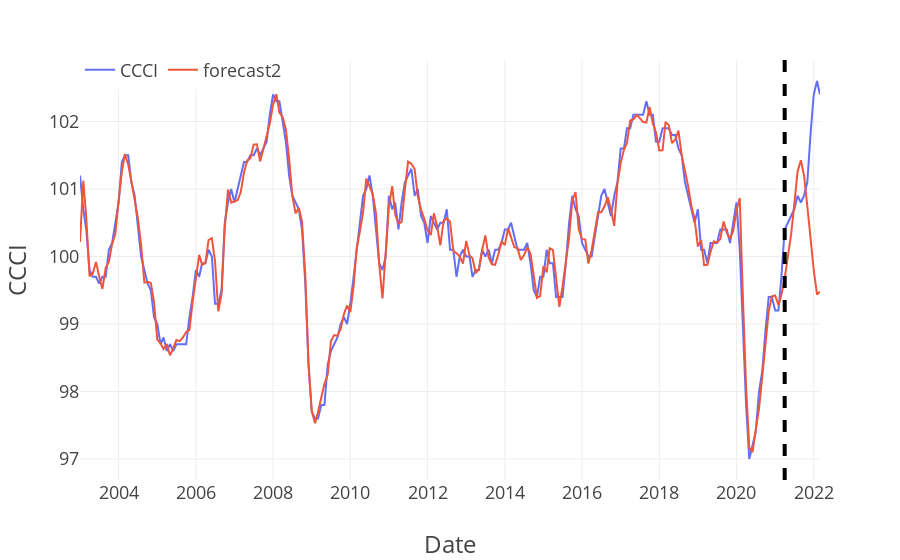

Here is the notebook cell this chart was saved with:
### Code cell
fig = px.line(df_out2, labels=dict(Date="Date", value=target))
fig.add_vline(x=test_start, line_width=4, line_dash="dash")
fig.update_layout(
    template=plot_template, legend=dict(orientation='h', y=1.02, title_text="")
)
fig.show()

### Figure 1 — Plotly figure (JSON) as saved in the notebook; plotly's stock layout.template omitted (floating-point values rounded to 4 significant figures; data arrays with more than 128 entries replaced by an {"elided": "..."} marker saying what was removed)
{"data": [{"hovertemplate": "variable=CCCI<br>Date=%{x}<br>CCCI=%{y}<extra></extra>", "legendgroup": "CCCI", "line": {"color": "#636efa", "dash": "solid"}, "marker": {"symbol": "circle"}, "mode": "lines", "name": "CCCI", "orientation": "v", "showlegend": true, "type": "scatter", "x": {"elided": "231 str values"}, "xaxis": "x", "y": {"elided": "231 float values"}, "yaxis": "y"}, {"hovertemplate": "variable=forecast2<br>Date=%{x}<br>CCCI=%{y}<extra></extra>", "legendgroup": "forecast2", "line": {"color": "#EF553B", "dash": "solid"}, "marker": {"symbol": "circle"}, "mode": "lines", "name": "forecast2", "orientation": "v", "showlegend": true, "type": "scatter", "x": {"elided": "231 str values"}, "xaxis": "x", "y": {"elided": "231 float values"}, "yaxis": "y"}], "layout": {"legend": {"orientation": "h", "title": {"text": ""}, "tracegroupgap": 0, "y": 1.02}, "margin": {"t": 60}, "shapes": [{"line": {"dash": "dash", "width": 4}, "type": "line", "x0": "2021-04-01", "x1": "2021-04-01", "xref": "x", "y0": 0, "y1": 1, "yref": "y domain"}], "xaxis": {"anchor": "y", "domain": [0, 1], "title": {"text": "Date"}}, "yaxis": {"anchor": "x", "domain": [0, 1], "title": {"text": "CCCI"}}}}
